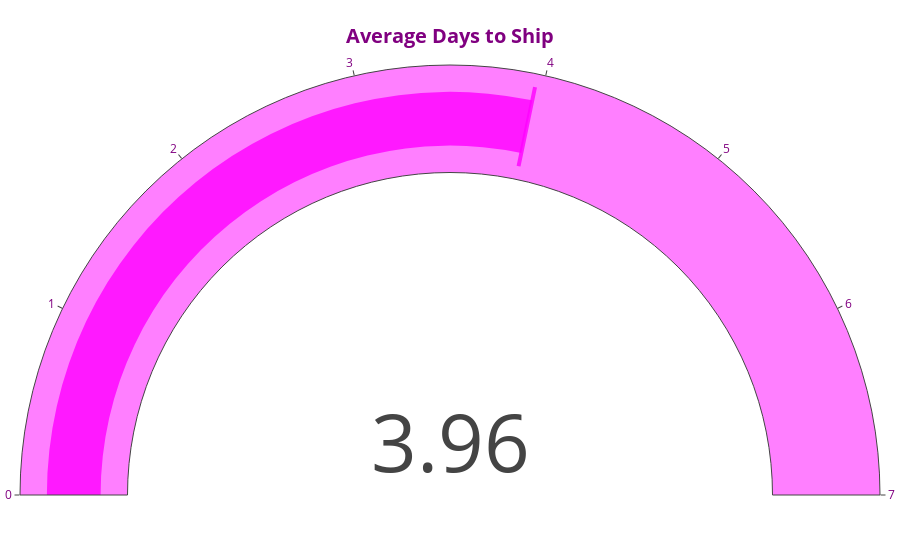

The cell this chart's notebook holds for it:
### Code cell
import plotly.graph_objects as go
import pandas as pd

df = pd.read_csv('data.csv')

df['Order Date'] = pd.to_datetime(df['Order Date'], format='%d/%m/%Y %H:%M:%S', errors='coerce')
df['Ship Date'] = pd.to_datetime(df['Ship Date'], format='%d/%m/%Y', errors='coerce')
df['Ship Date'] = df['Ship Date'] + pd.DateOffset(years=2)

df['Year'] = df['Order Date'].dt.year

df['Days to Ship'] = (df['Ship Date'] - df['Order Date']).dt.days

average_days_to_ship = df['Days to Ship'].mean()

min_days_to_ship = df['Days to Ship'].min()
max_days_to_ship = df['Days to Ship'].max()

fig = go.Figure(go.Indicator(
    mode="gauge+number",
    value=average_days_to_ship,
    title={'text': "<b>Average Days to Ship</b>", 'font': {'size': 20, 'color': 'purple'}},
    domain={'x': [0, 1], 'y': [0, 1]},
    gauge={'axis': {'range': [min_days_to_ship, max_days_to_ship], 'tickfont': {'size': 12, 'color': 'purple'}},
           'bar': {'color': "rgba(255, 0, 255, 0.8)"},
           'steps': [
               {'range': [min_days_to_ship, max_days_to_ship], 'color': "rgba(255, 0, 255, 0.5)"}],
           'threshold': {
               'line': {'color': "rgba(255, 0, 255, 0.8)", 'width': 4},
               'thickness': 0.75,
               'value': average_days_to_ship}}
))

fig.update_layout(
    margin=dict(t=20, b=20, l=20, r=20),
    paper_bgcolor="rgba(255, 255, 255, 0)",
    plot_bgcolor="rgba(255, 255, 255, 0)"
)

fig.show()

### Figure 1 — Plotly figure (JSON) as saved in the notebook; plotly's stock layout.template omitted (floating-point values rounded to 4 significant figures)
{"data": [{"domain": {"x": [0, 1], "y": [0, 1]}, "gauge": {"axis": {"range": [0, 7], "tickfont": {"color": "purple", "size": 12}}, "bar": {"color": "rgba(255, 0, 255, 0.8)"}, "steps": [{"color": "rgba(255, 0, 255, 0.5)", "range": [0, 7]}], "threshold": {"line": {"color": "rgba(255, 0, 255, 0.8)", "width": 4}, "thickness": 0.75, "value": 3.958}}, "mode": "gauge+number", "title": {"font": {"color": "purple", "size": 20}, "text": "<b>Average Days to Ship</b>"}, "type": "indicator", "value": 3.958}], "layout": {"margin": {"b": 20, "l": 20, "r": 20, "t": 20}, "paper_bgcolor": "rgba(255, 255, 255, 0)", "plot_bgcolor": "rgba(255, 255, 255, 0)"}}
